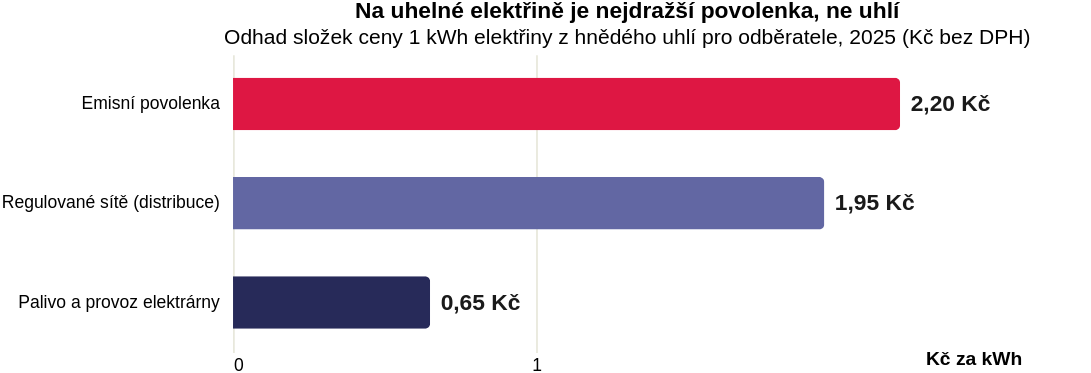

Specify this chart in Vega-Lite:
### Vega-Lite specification from a JSON file in a GitHub repository (floating-point values rounded to 4 significant figures)
{"_source": "ERÚ, EU ETS Market data (odhad 2025)", "$schema": "https://vega.github.io/schema/vega-lite/v5.json", "description": "Složení ceny elektřiny z hnědého uhlí pro odběratele v ČR (2025)", "width": 450, "height": 170, "title": {"text": "Na uhelné elektřině je nejdražší povolenka, ne uhlí", "subtitle": "Odhad složek ceny 1 kWh elektřiny z hnědého uhlí pro odběratele, 2025 (Kč bez DPH)"}, "data": {"values": [{"label": "Emisní povolenka", "value": 2.2, "text": "2,20 Kč", "p": 1}, {"label": "Regulované sítě (distribuce)", "value": 1.95, "text": "1,95 Kč", "p": 2}, {"label": "Palivo a provoz elektrárny", "value": 0.65, "text": "0,65 Kč", "p": 3}]}, "layer": [{"mark": {"type": "bar", "cornerRadiusEnd": 3, "height": 30}, "encoding": {"y": {"field": "label", "type": "nominal", "title": null, "sort": ["Emisní povolenka", "Regulované sítě (distribuce)", "Palivo a provoz elektrárny"], "axis": {"domain": false, "ticks": false, "labelPadding": 8, "labelLimit": 220}}, "x": {"field": "value", "type": "quantitative", "title": "Kč za kWh", "scale": {"domain": [0, 2.6]}, "axis": {"grid": true, "gridColor": "#e8e8dc", "domain": false, "ticks": false, "values": [0, 1], "format": "d", "titleAngle": 0, "titleAnchor": "end", "titleAlign": "right", "titlePadding": -14, "titleFontWeight": "bold"}}, "color": {"field": "label", "type": "nominal", "scale": {"domain": ["Emisní povolenka", "Regulované sítě (distribuce)", "Palivo a provoz elektrárny"], "range": ["#de1743", "#6267a3", "#272a59"]}, "legend": null}, "tooltip": [{"field": "label", "title": "Složka ceny"}, {"field": "text", "title": "Kč za kWh"}]}}, {"mark": {"type": "text", "align": "left", "baseline": "middle", "dx": 6, "fontSize": 13, "fontWeight": "bold", "color": "#1a1a1a"}, "encoding": {"y": {"field": "label", "type": "nominal", "sort": ["Emisní povolenka", "Regulované sítě (distribuce)", "Palivo a provoz elektrárny"]}, "x": {"field": "value", "type": "quantitative", "scale": {"domain": [0, 2.6]}}, "text": {"field": "text"}}}], "config": {"view": {"stroke": "transparent"}}, "padding": {"right": 34}}
